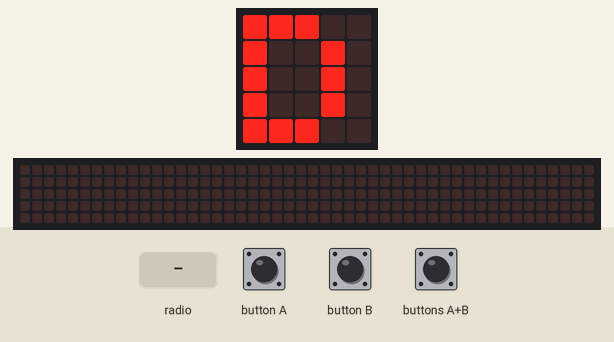
Simulated run of this program. Board: Calliope mini (MakeCode). Parts: the board's 5×5 LED display, a strip that is not on the board, showing the scrolling text unrolled. The test bench sets the inputs (shaded band). The 48×5 strip is a reading aid, not a part: it shows the text the display is scrolling, unrolled, one strip-width of it at a time.

Above: at 1.9 s.
2.0 s: buttons A+B pressed for 0.15 s
At 2.22 s:
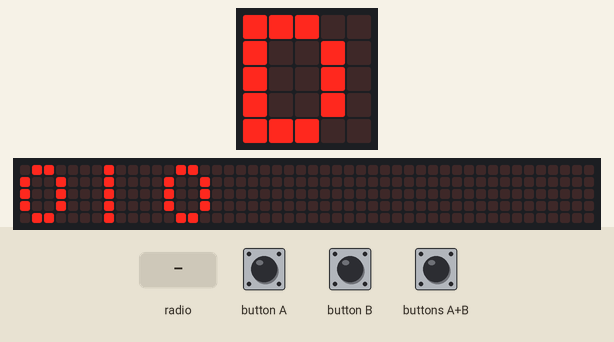
At 2.67 s:
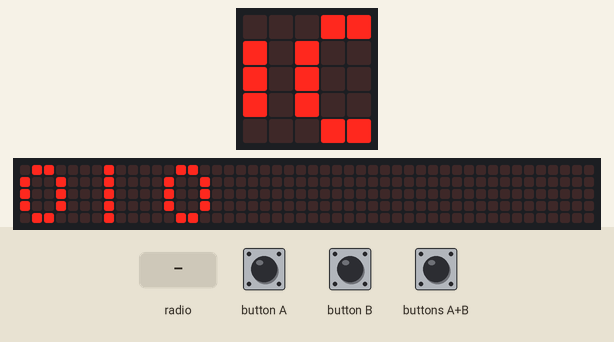
2.7 s: radio message "1" arrives
5.7 s: radio message "0" arrives
7.5 s: buttons A+B pressed for 1 s
9.1 s: radio message "5" arrives
At 11.7 s:
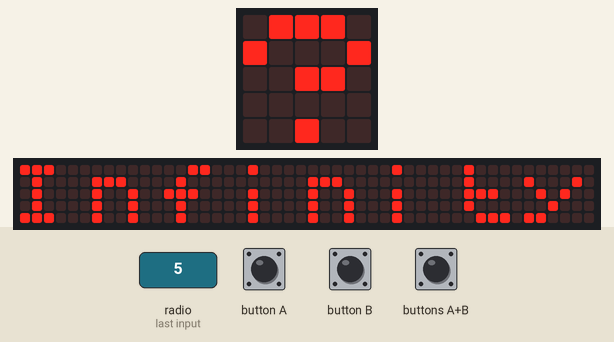
12.1 s: radio message "0" arrives
At 17.3 s:
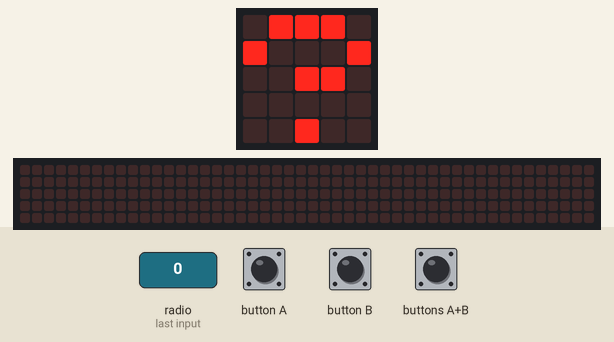

The program:

main.ts
```typescript
radio.onReceivedNumber(function (receivedNumber) {
    Temp = receivedNumber / Salt
    basic.showNumber(Temp, 100)
})
input.onButtonEvent(Button.AB, input.buttonEventClick(), function () {
    basic.showString("" + Salt + "|" + Funkgruppe, 150)
})
radio.onReceivedValue(function (name, value) {
    basic.showIcon(IconNames.Yes, 500)
    basic.clearScreen()
    Funkgruppe = parseFloat(name)
    radio.setGroup(Funkgruppe)
    Salt = value
})
let Funkgruppe = 0
let Salt = 0
let Temp = 0
radio.setGroup(216)
basic.showString("D")
```

test.ts
```typescript
// Hier kann man Tests durchführen; diese Datei wird nicht kompiliert, wenn dieses Paket als Erweiterung verwendet wird.
```

Measured:
- after the input at 2.0 s, the display: changes after 0.15 s (image 1)
- after the input at 9.1 s, the display: first differs from a run without the input after 2.6 s (image 3)
- after the input at 12.1 s, the display: first differs from a run without the input after 5.0 s (image 4)
- what the display in image 4 shows lasts 0.5 s, from 17.1 s to 17.6 s
